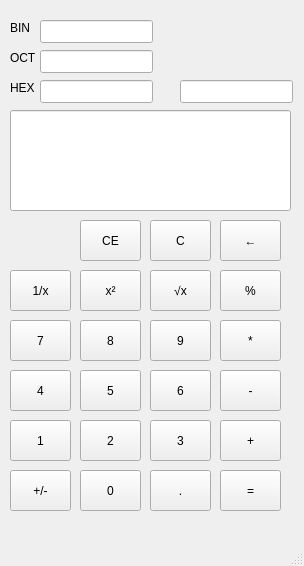
<?xml version="1.0" encoding="UTF-8"?>
<ui version="4.0">
 <class>MainWindow</class>
 <widget class="QMainWindow" name="MainWindow">
  <property name="geometry">
   <rect>
    <x>0</x>
    <y>0</y>
    <width>304</width>
    <height>566</height>
   </rect>
  </property>
  <property name="windowTitle">
   <string>Calculator</string>
  </property>
  <widget class="QWidget" name="centralwidget">
   <widget class="QLineEdit" name="lineEdit">
    <property name="geometry">
     <rect>
      <x>10</x>
      <y>110</y>
      <width>281</width>
      <height>101</height>
     </rect>
    </property>
    <property name="font">
     <font>
      <pointsize>30</pointsize>
     </font>
    </property>
    <property name="text">
     <string/>
    </property>
    <property name="alignment">
     <set>Qt::AlignBottom|Qt::AlignRight|Qt::AlignTrailing</set>
    </property>
   </widget>
   <widget class="QPushButton" name="CE_button">
    <property name="geometry">
     <rect>
      <x>80</x>
      <y>220</y>
      <width>61</width>
      <height>41</height>
     </rect>
    </property>
    <property name="text">
     <string>CE</string>
    </property>
   </widget>
   <widget class="QPushButton" name="C_button">
    <property name="geometry">
     <rect>
      <x>150</x>
      <y>220</y>
      <width>61</width>
      <height>41</height>
     </rect>
    </property>
    <property name="text">
     <string>C</string>
    </property>
   </widget>
   <widget class="QPushButton" name="Back_button">
    <property name="geometry">
     <rect>
      <x>220</x>
      <y>220</y>
      <width>61</width>
      <height>41</height>
     </rect>
    </property>
    <property name="text">
     <string>←</string>
    </property>
   </widget>
   <widget class="QPushButton" name="Reciprocal">
    <property name="geometry">
     <rect>
      <x>10</x>
      <y>270</y>
      <width>61</width>
      <height>41</height>
     </rect>
    </property>
    <property name="text">
     <string>1/x</string>
    </property>
   </widget>
   <widget class="QPushButton" name="Number7_button">
    <property name="geometry">
     <rect>
      <x>10</x>
      <y>320</y>
      <width>61</width>
      <height>41</height>
     </rect>
    </property>
    <property name="text">
     <string>7</string>
    </property>
   </widget>
   <widget class="QPushButton" name="Number4_button">
    <property name="geometry">
     <rect>
      <x>10</x>
      <y>370</y>
      <width>61</width>
      <height>41</height>
     </rect>
    </property>
    <property name="text">
     <string>4</string>
    </property>
   </widget>
   <widget class="QPushButton" name="Number1_button">
    <property name="geometry">
     <rect>
      <x>10</x>
      <y>420</y>
      <width>61</width>
      <height>41</height>
     </rect>
    </property>
    <property name="text">
     <string>1</string>
    </property>
   </widget>
   <widget class="QPushButton" name="PlusMinus_button">
    <property name="geometry">
     <rect>
      <x>10</x>
      <y>470</y>
      <width>61</width>
      <height>41</height>
     </rect>
    </property>
    <property name="text">
     <string>+/-</string>
    </property>
   </widget>
   <widget class="QPushButton" name="Square_button">
    <property name="geometry">
     <rect>
      <x>80</x>
      <y>270</y>
      <width>61</width>
      <height>41</height>
     </rect>
    </property>
    <property name="text">
     <string>x²</string>
    </property>
   </widget>
   <widget class="QPushButton" name="Number8_button">
    <property name="geometry">
     <rect>
      <x>80</x>
      <y>320</y>
      <width>61</width>
      <height>41</height>
     </rect>
    </property>
    <property name="text">
     <string>8</string>
    </property>
   </widget>
   <widget class="QPushButton" name="Number5_button">
    <property name="geometry">
     <rect>
      <x>80</x>
      <y>370</y>
      <width>61</width>
      <height>41</height>
     </rect>
    </property>
    <property name="text">
     <string>5</string>
    </property>
   </widget>
   <widget class="QPushButton" name="Number2_button">
    <property name="geometry">
     <rect>
      <x>80</x>
      <y>420</y>
      <width>61</width>
      <height>41</height>
     </rect>
    </property>
    <property name="text">
     <string>2</string>
    </property>
   </widget>
   <widget class="QPushButton" name="Number0_button">
    <property name="geometry">
     <rect>
      <x>80</x>
      <y>470</y>
      <width>61</width>
      <height>41</height>
     </rect>
    </property>
    <property name="text">
     <string>0</string>
    </property>
   </widget>
   <widget class="QPushButton" name="quareRoot_button">
    <property name="geometry">
     <rect>
      <x>150</x>
      <y>270</y>
      <width>61</width>
      <height>41</height>
     </rect>
    </property>
    <property name="text">
     <string>√x</string>
    </property>
   </widget>
   <widget class="QPushButton" name="Number9_button">
    <property name="geometry">
     <rect>
      <x>150</x>
      <y>320</y>
      <width>61</width>
      <height>41</height>
     </rect>
    </property>
    <property name="text">
     <string>9</string>
    </property>
   </widget>
   <widget class="QPushButton" name="Number6_button">
    <property name="geometry">
     <rect>
      <x>150</x>
      <y>370</y>
      <width>61</width>
      <height>41</height>
     </rect>
    </property>
    <property name="text">
     <string>6</string>
    </property>
   </widget>
   <widget class="QPushButton" name="Number3_button">
    <property name="geometry">
     <rect>
      <x>150</x>
      <y>420</y>
      <width>61</width>
      <height>41</height>
     </rect>
    </property>
    <property name="text">
     <string>3</string>
    </property>
   </widget>
   <widget class="QPushButton" name="Dot_button">
    <property name="geometry">
     <rect>
      <x>150</x>
      <y>470</y>
      <width>61</width>
      <height>41</height>
     </rect>
    </property>
    <property name="text">
     <string>.</string>
    </property>
   </widget>
   <widget class="QPushButton" name="Div_button">
    <property name="geometry">
     <rect>
      <x>220</x>
      <y>270</y>
      <width>61</width>
      <height>41</height>
     </rect>
    </property>
    <property name="text">
     <string>%</string>
    </property>
   </widget>
   <widget class="QPushButton" name="Mul_button">
    <property name="geometry">
     <rect>
      <x>220</x>
      <y>320</y>
      <width>61</width>
      <height>41</height>
     </rect>
    </property>
    <property name="text">
     <string>*</string>
    </property>
   </widget>
   <widget class="QPushButton" name="Sub_button">
    <property name="geometry">
     <rect>
      <x>220</x>
      <y>370</y>
      <width>61</width>
      <height>41</height>
     </rect>
    </property>
    <property name="text">
     <string>-</string>
    </property>
   </widget>
   <widget class="QPushButton" name="Sum_button">
    <property name="geometry">
     <rect>
      <x>220</x>
      <y>420</y>
      <width>61</width>
      <height>41</height>
     </rect>
    </property>
    <property name="text">
     <string>+</string>
    </property>
   </widget>
   <widget class="QPushButton" name="Equal_button">
    <property name="geometry">
     <rect>
      <x>220</x>
      <y>470</y>
      <width>61</width>
      <height>41</height>
     </rect>
    </property>
    <property name="text">
     <string>=</string>
    </property>
   </widget>
   <widget class="QLineEdit" name="current_lineEdit">
    <property name="geometry">
     <rect>
      <x>180</x>
      <y>80</y>
      <width>113</width>
      <height>23</height>
     </rect>
    </property>
   </widget>
   <widget class="QLineEdit" name="Bin_lineEdit">
    <property name="geometry">
     <rect>
      <x>40</x>
      <y>20</y>
      <width>113</width>
      <height>23</height>
     </rect>
    </property>
   </widget>
   <widget class="QLineEdit" name="Oct_lineEdit">
    <property name="geometry">
     <rect>
      <x>40</x>
      <y>50</y>
      <width>113</width>
      <height>23</height>
     </rect>
    </property>
   </widget>
   <widget class="QLineEdit" name="Hex_lineEdit">
    <property name="geometry">
     <rect>
      <x>40</x>
      <y>80</y>
      <width>113</width>
      <height>23</height>
     </rect>
    </property>
   </widget>
   <widget class="QLabel" name="label">
    <property name="geometry">
     <rect>
      <x>10</x>
      <y>20</y>
      <width>21</width>
      <height>16</height>
     </rect>
    </property>
    <property name="text">
     <string>BIN</string>
    </property>
   </widget>
   <widget class="QLabel" name="label_2">
    <property name="geometry">
     <rect>
      <x>10</x>
      <y>50</y>
      <width>31</width>
      <height>16</height>
     </rect>
    </property>
    <property name="text">
     <string>OCT</string>
    </property>
   </widget>
   <widget class="QLabel" name="label_3">
    <property name="geometry">
     <rect>
      <x>10</x>
      <y>80</y>
      <width>62</width>
      <height>16</height>
     </rect>
    </property>
    <property name="text">
     <string>HEX</string>
    </property>
   </widget>
  </widget>
  <widget class="QMenuBar" name="menubar">
   <property name="geometry">
    <rect>
     <x>0</x>
     <y>0</y>
     <width>304</width>
     <height>21</height>
    </rect>
   </property>
  </widget>
  <widget class="QStatusBar" name="statusbar"/>
 </widget>
 <resources/>
 <connections/>
</ui>
